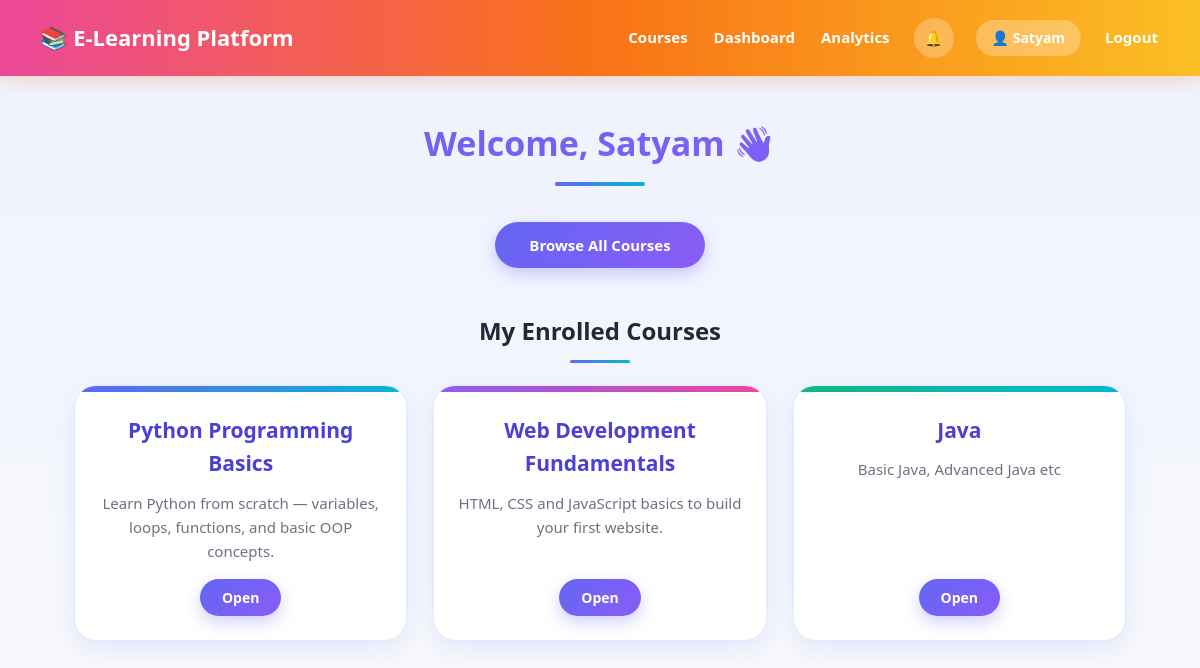
The app's page /dashboard/student (signed in) with its own data.
### tables this page shows
CREATE TABLE courses (
            id INTEGER PRIMARY KEY AUTOINCREMENT,
            title TEXT NOT NULL,
            description TEXT,
            instructor_id INTEGER NOT NULL,
            created_at TEXT,
            FOREIGN KEY (instructor_id) REFERENCES users(id)
        );

### app.py (the view)
@app.route("/dashboard/student")
def student_dashboard():
    if not login_required("student"):
        flash("Please login first.", "error")
        return redirect(url_for("login"))
    conn = get_db()
    enrolled = conn.execute("""
        SELECT c.* FROM courses c
        JOIN enrollments e ON e.course_id = c.id
        WHERE e.student_id = ?
    """, (session["user_id"],)).fetchall()
    conn.close()
    return render_template("dashboard_student.html", courses=enrolled)

### app.py (called while the page is built)
def get_db():
    conn = sqlite3.connect(DB_PATH)
    conn.row_factory = sqlite3.Row
    conn.execute("PRAGMA foreign_keys = ON")
    return conn

def login_required(role=None):
    if "user_id" not in session:
        return False
    if role and session.get("role") != role:
        return False
    return True

@app.context_processor
def inject_notifications():
    if "user_id" in session:
        conn = get_db()
        count = conn.execute(
            "SELECT COUNT(*) as c FROM notifications WHERE user_id = ? AND is_read = 0",
            (session["user_id"],),
        ).fetchone()["c"]
        conn.close()
        return {"unread_count": count}
    return {"unread_count": 0}

### templates/dashboard_student.html (shortened to what this page needs)
{% extends "base.html" %}
{% block content %}
    <h2>Welcome, {{ session.get('name') }} 👋</h2>
    <div class="center-row">
        <a class="btn" href="{{ url_for('browse_courses') }}">Browse All Courses</a>
    </div>
    <h3 class="section-title">My Enrolled Courses</h3>
    {% if courses %}
        <div class="card-grid">
            {% for c in courses %}
                <div class="card">
                    <h4>{{ c.title }}</h4>
                    <p class="card-desc">{{ c.description or 'No description provided.' }}</p>
                    <div class="card-actions">
                        <a class="btn small" href="{{ url_for('view_course', course_id=c.id) }}">Open</a>
                    </div>
                </div>
            {% endfor %}
        </div>
    {% else %}
        <p class="empty-state">You haven't enrolled in any course yet. Click "Browse All Courses" to get started.</p>
    {% endif %}
{% endblock %}

### static/style.css (style rules this page uses)
:root { --primary: #6366f1; --primary-dark: #4f46e5; --violet: #8b5cf6; --cyan: #06b6d4; --text: #1f2937; --muted: #6b7280; --danger: #ef4444; --danger-dark: #dc2626; --success: #10b981; --border: #e0e7ff; --card-bg: #ffffff; --shadow: 0 8px 24px rgba(99, 102, 241, 0.12); }
* { margin: 0; padding: 0; box-sizing: border-box; }
body { font-family: 'Segoe UI', Arial, sans-serif; background: linear-gradient(180deg, #eef2ff 0%, #f9fafb 100%) fixed; color: var(--text); line-height: 1.6; min-height: 100vh; }
a { color: var(--primary-dark); text-decoration: none; }
h2 { text-align: center; font-size: 34px; font-weight: 800; margin-bottom: 36px; background: linear-gradient(90deg, var(--primary), var(--violet)); -webkit-background-clip: text; background-clip: text; -webkit-text-fill-color: transparent; position: relative; padding-bottom: 16px; }
h2::after { content: ""; position: absolute; left: 50%; bottom: 0; transform: translateX(-50%); width: 90px; height: 4px; border-radius: 4px; background: linear-gradient(90deg, var(--primary), var(--cyan)); }
.section-title { text-align: center; font-size: 24px; font-weight: 800; margin: 44px 0 22px; color: var(--text); position: relative; padding-bottom: 12px; }
.section-title::after { content: ""; position: absolute; left: 50%; bottom: 0; transform: translateX(-50%); width: 60px; height: 3px; border-radius: 3px; background: linear-gradient(90deg, var(--primary), var(--cyan)); }
.center-row { display: flex; flex-wrap: wrap; justify-content: center; align-items: center; gap: 12px; margin-bottom: 10px; }
.btn { display: inline-flex; align-items: center; justify-content: center; padding: 13px 34px; border: none; border-radius: 50px; background: linear-gradient(135deg, var(--primary), var(--violet)); color: #fff; font: 700 15px 'Segoe UI', Arial, sans-serif; text-decoration: none; cursor: pointer; box-shadow: 0 6px 16px rgba(99, 102, 241, 0.3); transition: transform .15s, box-shadow .15s; }
.btn.small { padding: 9px 22px; font-size: 14px; }
.card-grid { display: grid; grid-template-columns: repeat(auto-fill, minmax(290px, 1fr)); gap: 26px; align-items: stretch; }
.card { display: flex; flex-direction: column; background: var(--card-bg); border: 1px solid var(--border); border-radius: 22px; padding: 28px 24px 24px; box-shadow: var(--shadow); position: relative; overflow: hidden; transition: transform .2s, box-shadow .2s; }
.card::before { content: ""; position: absolute; top: 0; left: 0; right: 0; height: 6px; background: linear-gradient(90deg, var(--primary), var(--cyan)); }
.card:nth-child(3n+2)::before { background: linear-gradient(90deg, var(--violet), #ec4899); }
.card:nth-child(3n)::before { background: linear-gradient(90deg, var(--success), var(--cyan)); }
.card h4 { font-size: 21px; font-weight: 800; color: #4c3fd6; text-align: center; margin-bottom: 10px; }
.card-desc { flex: 1; text-align: center; color: var(--muted); font-size: 15px; margin-bottom: 16px; }
.card-actions { display: flex; flex-wrap: wrap; justify-content: center; align-items: center; gap: 10px; }

### records on screen
courses: title "Python Programming Basics", description "Learn Python from scratch — variables, loops, functions, and basic OOP concepts."
courses: title "Web Development Fundamentals", description "HTML, CSS and JavaScript basics to build your first website."
courses: title "Java", description "Basic Java, Advanced Java etc"

### other values on screen
{{ session.get('name') }} "Satyam"
